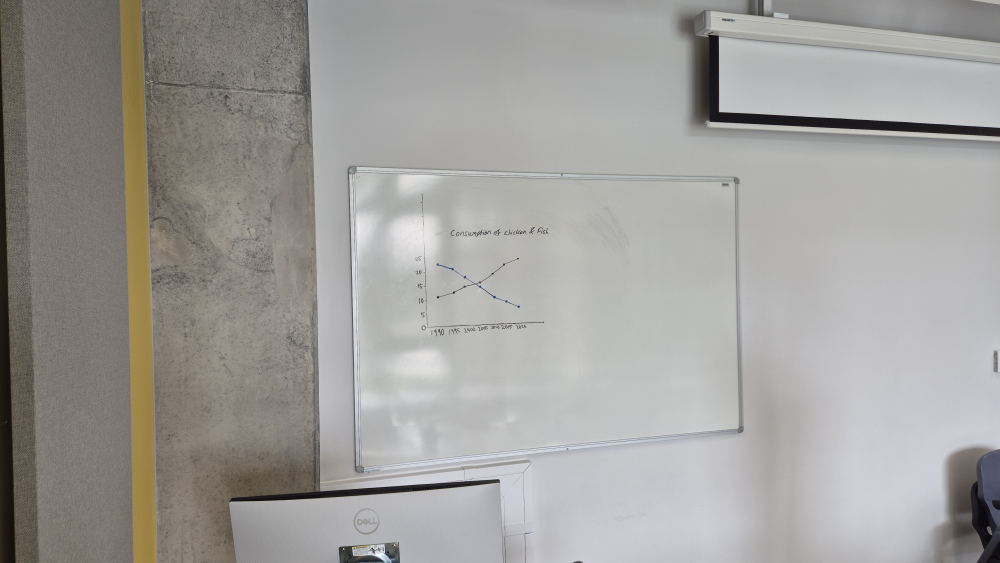
#> input picture sample-images/20261027_120202.jpg, 4000 x 2252 px (shown at 1/4 size)
$ python -i rotation.py   (imports and definitions only)
#> lines starting #> are read from the running program, lines starting #| are printed output that depends on the picture; after the words box and inside, x2 and y2 are one past the last pixel; in counts of white or black regions, pixels touching at a corner belong together
#> further down, picture is the input picture: shape (2252, 4000, 3); mean B, G, R 155.5, 158.6, 160.5
"""Measure how tilted a photo is, so it can be levelled.

    tilt_from_chart_axes(find_long_straight_lines(img))   # bar and line charts: the "L" of the axes
    tilt_from_writing(img, pie)                           # pie charts: no axes, so use the text rows

Tilt is in degrees, positive when the image is tilted counter-clockwise; rotate by minus
that to level it.
"""

from __future__ import annotations

import cv2
import numpy as np


def find_ink(img: np.ndarray) -> np.ndarray:
    """
    Binary mask of marker ink (white = ink). Adaptive thresholding copes with
    the uneven lighting and glare that whiteboard photos nearly always have.
    """
    gray = cv2.cvtColor(img, cv2.COLOR_BGR2GRAY) if img.ndim == 3 else img
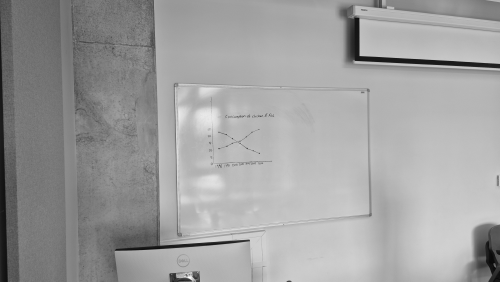
#> gray: shape (2252, 4000) (shown at 1/8 size); min 0, max 255, mean 158.8
    gray = cv2.GaussianBlur(gray, (3, 3), 0)
    block = max(15, (min(gray.shape) // 30) | 1)     # odd, scales with image size
    mask = cv2.adaptiveThreshold(gray, 255, cv2.ADAPTIVE_THRESH_GAUSSIAN_C,
                                 cv2.THRESH_BINARY_INV, block, 15)
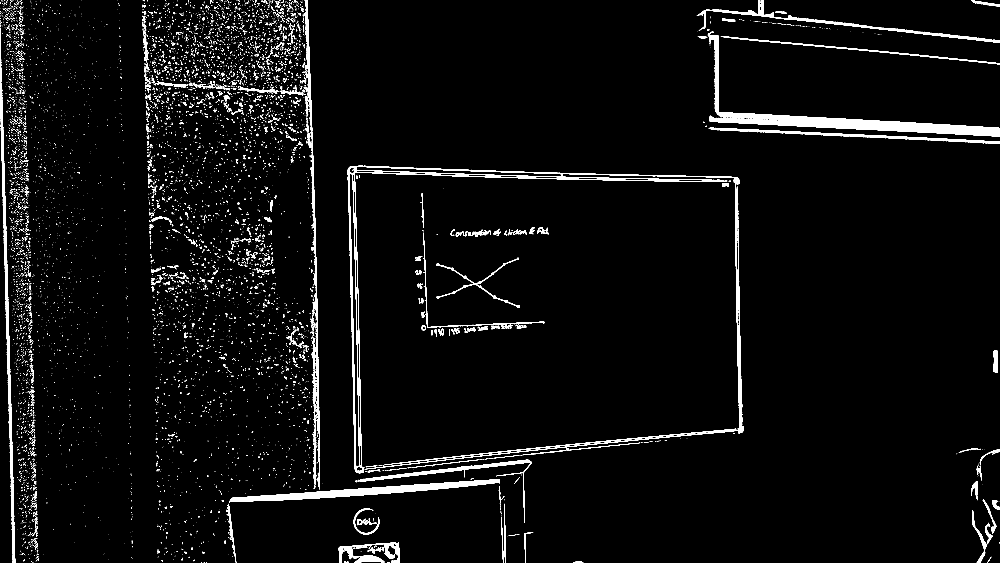
#> mask: shape (2252, 4000) (shown at 1/4 size); 3.3% white; 7743 white regions (6889 under 20 px), largest, box (x1, y1, x2, y2) and area: (2831, 139, 4000, 546) 47708, (1391, 663, 2975, 1893) 39390, (915, 1917, 2000, 2013) 24677
    mask = cv2.morphologyEx(mask, cv2.MORPH_OPEN, np.ones((2, 2), np.uint8))
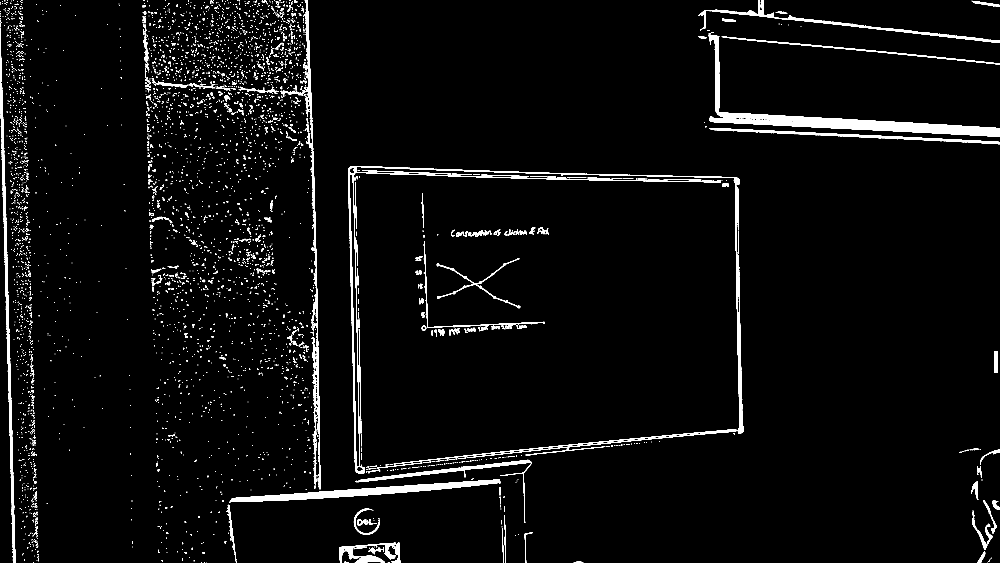
#> mask: shape (2252, 4000) (shown at 1/4 size); 3.1% white; 4448 white regions (3625 under 20 px), largest, box (x1, y1, x2, y2) and area: (2832, 140, 4000, 547) 47588, (1392, 664, 2976, 1894) 32061, (918, 1918, 2001, 2010) 24670
    return _without_ink_touching_the_border(mask)


def _without_ink_touching_the_border(mask: np.ndarray) -> np.ndarray:
    """
    Drop anything touching the image border (board frame, leftover wall, rotation seams).
    Real chart ink sits inside the board.
    """
    count, labels, stats, _ = cv2.connectedComponentsWithStats(mask, connectivity=8)
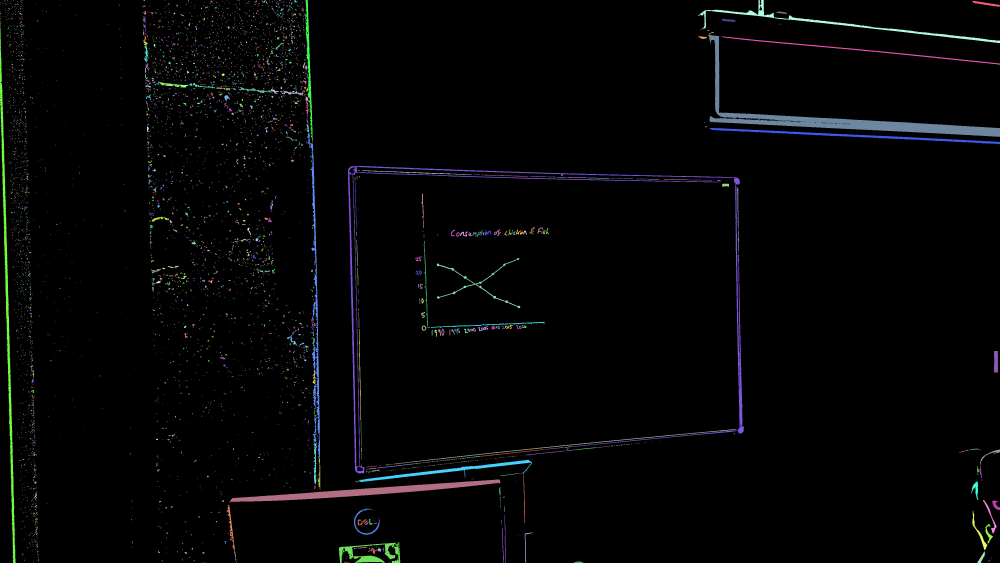
#> labels: shape (2252, 4000) int32 (shown at 1/4 size); 4449 distinct labels, from 0 to 4448; one colour per label, 0 black
#> count = 4449
    h, w = mask.shape
    x, y, bw, bh = (stats[:, i] for i in range(4))
#> x = 4449 values, max 3991 at index 4255, min 0 at index 0, mean 796.8; y = 4449 values, max 2251 at index 4445, min 0 at index 0, mean 837.4; bw = 4449 values, max 4000 at index 0, min 2 at index 2, mean 7.95; bh = 4449 values, max 2252 at index 0, min 1 at index 4445, mean 6.84
    touches = (x <= 1) | (y <= 1) | (x + bw >= w - 1) | (y + bh >= h - 1)
    touches[0] = True                                  # background label
    mask[touches[labels]] = 0
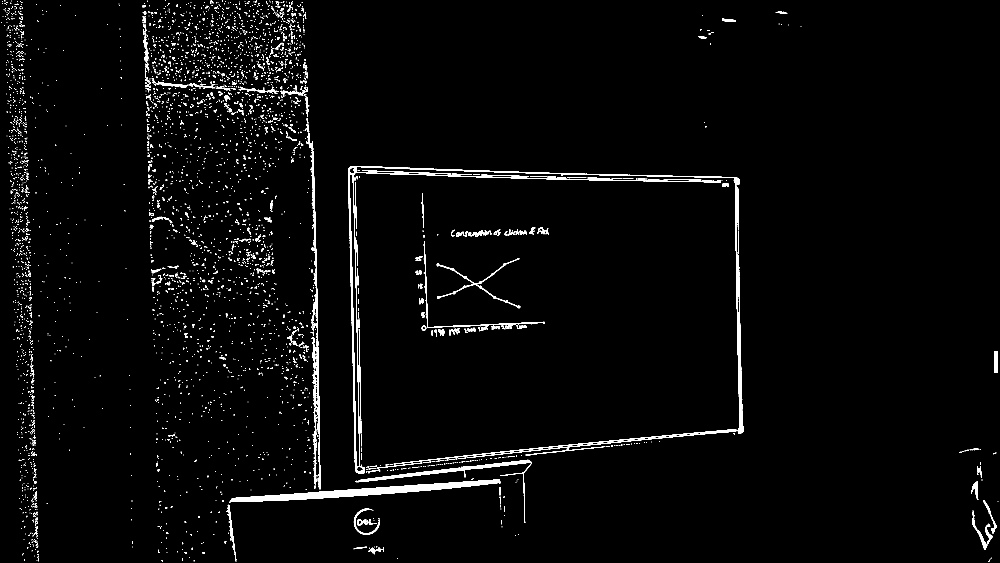
#> mask: shape (2252, 4000) (shown at 1/4 size); 1.9% white; 4399 white regions (3596 under 20 px), largest, box (x1, y1, x2, y2) and area: (1392, 664, 2976, 1894) 32061, (918, 1918, 2001, 2010) 24670, (1229, 533, 1280, 1832) 10906
    return mask


def find_long_straight_lines(img: np.ndarray, min_len_frac: float = 0.25, ignoring_pie=None) -> np.ndarray:
    """Long straight segments of ink, as an Nx4 array of (x1, y1, x2, y2).

    Pass a pie as `ignoring_pie` to leave it out: strokes inside a pie can line up into a
    convincing but false "L".
    """
    mask = find_ink(img)
    if ignoring_pie is not None:
        _erase_the_pie(mask, ignoring_pie)
    h, w = mask.shape
    min_len = int(min_len_frac * min(h, w))
    lines = cv2.HoughLinesP(mask, rho=1, theta=np.pi / 720, threshold=80,
                            minLineLength=min_len,
                            maxLineGap=max(10, min_len // 10))  # bridges wobbly freehand gaps
#> lines = 100 rows, first 6: [1251, 571, 1280, 1901], [1397, 671, 1423, 1885], [924, 1998, 2000, 1932], [1745, 680, 2951, 712], [930, 1992, 1999, 1922], [926, 1996, 2000, 1930]
    return np.empty((0, 4), int) if lines is None else lines.reshape(-1, 4)


# [165 lines left out: functions tilt_from_chart_axes, _segments_near_level_or_upright, _is_first_segment_of_its_line, _longest_corner_pair, _segments_meet_in_a_corner, _distance_from_point_to_segment and 5 more, not called in this run]

>>> import cv2
>>> picture = cv2.imread('../../../sample-images/20261027_120202.jpg')
>>> result = find_long_straight_lines(picture)
#> result has the same summary as lines in find_long_straight_lines

$ run again, on sample-images/20261027_120212.jpg
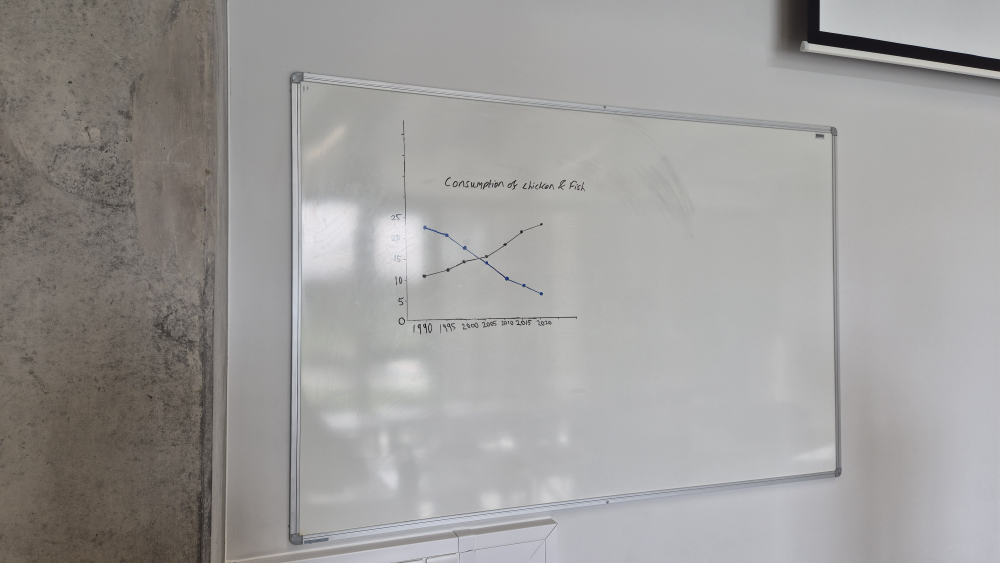
#> input picture sample-images/20261027_120212.jpg, 4000 x 2252 px (shown at 1/4 size)
#> picture is the input picture: shape (2252, 4000, 3); mean B, G, R 154.1, 155.5, 157.3
#> in _without_ink_touching_the_border, `count, labels, stats, _ = cv2.connectedComponentsWithStats(mask, conne..`:
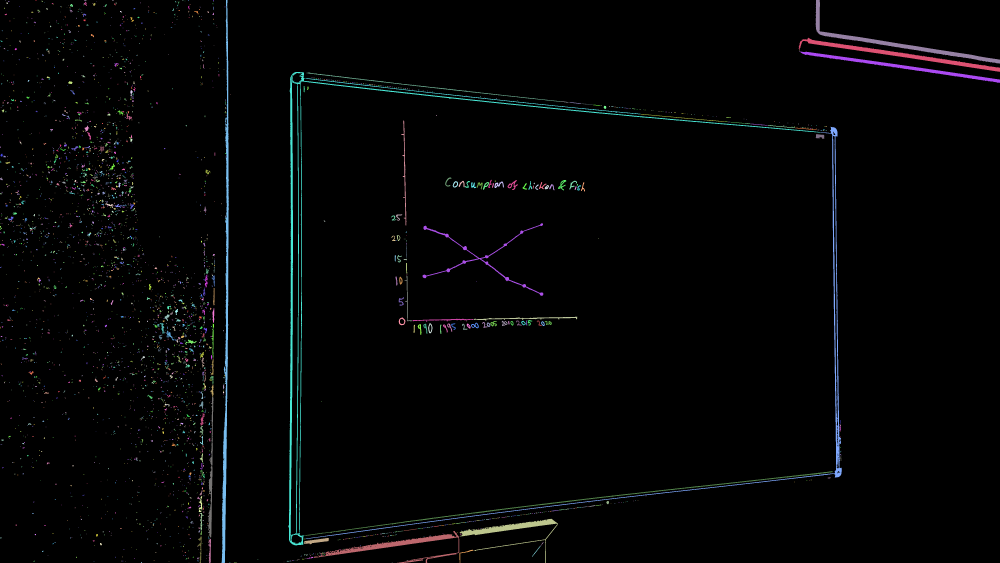
#> labels: shape (2252, 4000) int32 (shown at 1/4 size); 3285 distinct labels, from 0 to 3284; one colour per label, 0 black
#> count = 3285
#> x = 3285 values, max 3362 at index 2708, min 0 at index 0, mean 667.4; y = 3285 values, max 2251 at index 3281, min 0 at index 0, mean 1118.2; bw = 3285 values, max 4000 at index 0, min 2 at index 3, mean 10.26; bh = 3285 values, max 2252 at index 0, min 1 at index 3281, mean 8.16
#> in _without_ink_touching_the_border, `mask[touches[labels]] = 0`:
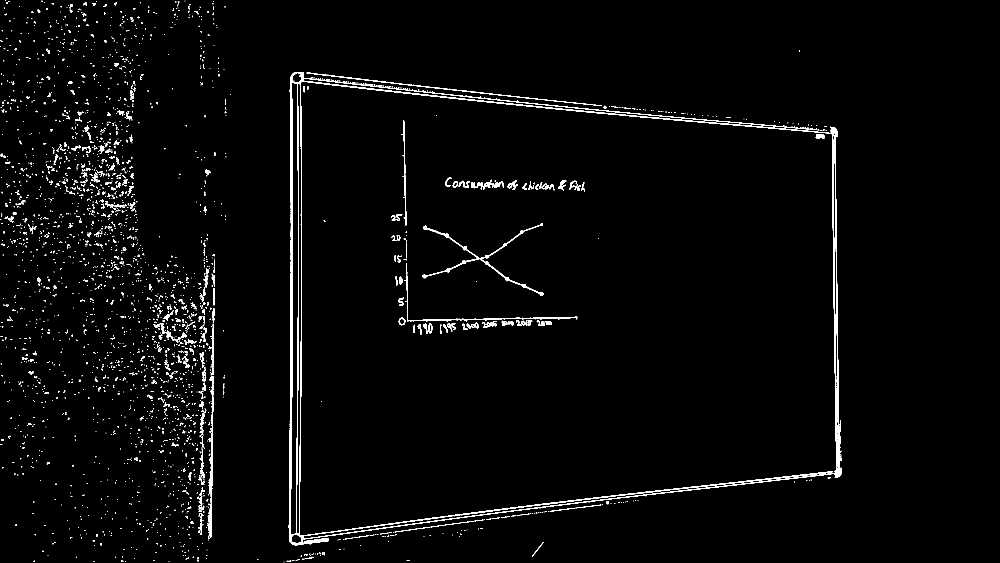
#> mask: shape (2252, 4000) (shown at 1/4 size); 1.7% white; 3249 white regions (2474 under 20 px), largest, box (x1, y1, x2, y2) and area: (1153, 288, 3282, 2182) 35398, (1223, 507, 3367, 2156) 19290, (1220, 1885, 3332, 2143) 8125
#> lines = 60 rows, first 6: [1159, 2166, 1167, 299], [1162, 2170, 1169, 490], [2150, 417, 3349, 528], [1160, 2168, 1168, 394], [3327, 508, 3346, 1908], [3338, 510, 3356, 1906]
#> result has the same summary as lines in find_long_straight_lines

$ run again, on sample-images/20261027_121850.jpg
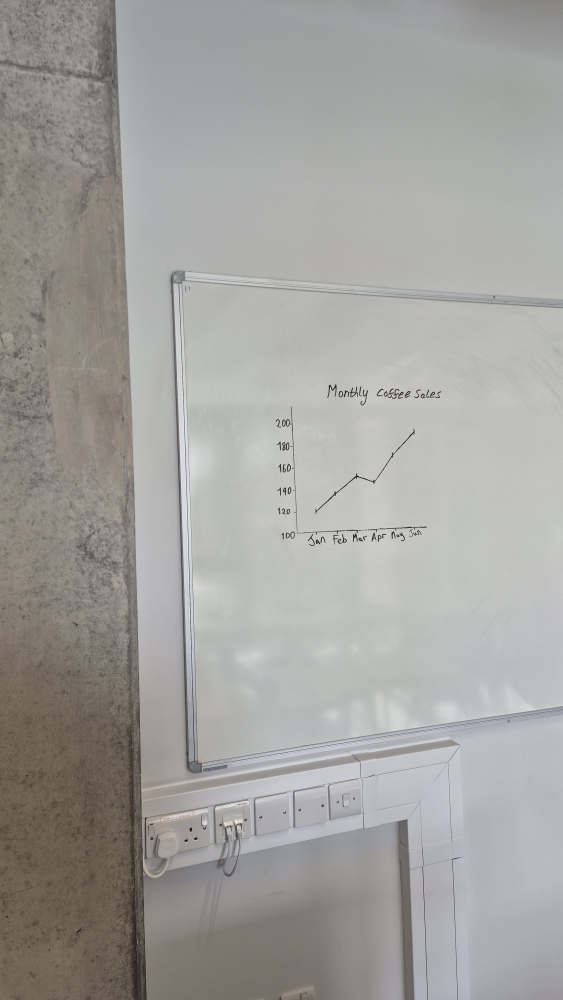
#> input picture sample-images/20261027_121850.jpg, 2252 x 4000 px (shown at 1/4 size)
#> picture is the input picture: shape (4000, 2252, 3); mean B, G, R 158.6, 161.5, 163.1
#> in _without_ink_touching_the_border, `count, labels, stats, _ = cv2.connectedComponentsWithStats(mask, conne..`:
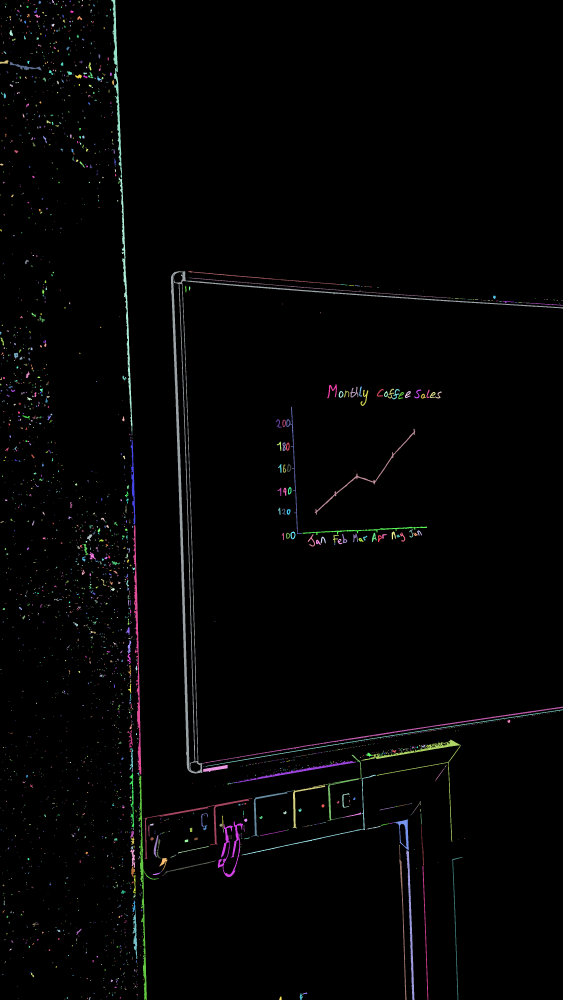
#> labels: shape (4000, 2252) int32 (shown at 1/4 size); 2690 distinct labels, from 0 to 2689; one colour per label, 0 black
#> count = 2690; stats = 2690 rows, first 6: [0, 0, 2252, 4000, 8796320], [111, 0, 4, 5, 17], [208, 0, 8, 12, 66], [328, 0, 4, 5, 17], [359, 0, 2, 3, 6], [445, 0, 43, 713, 6263]
#> x = 2690 values, max 2251 at index 522, min 0 at index 0, mean 532.1; y = 2690 values, max 3999 at index 2688, min 0 at index 0, mean 2295.1; bw = 2690 values, max 2252 at index 0, min 1 at index 522, mean 9.68; bh = 2690 values, max 4000 at index 0, min 1 at index 2688, mean 11.72
#> in _without_ink_touching_the_border, `mask[touches[labels]] = 0`:
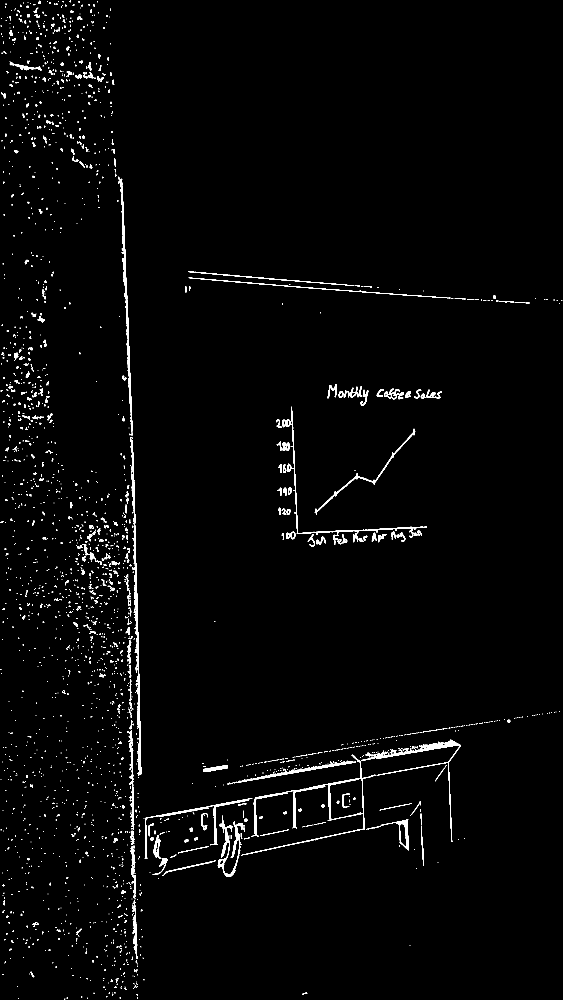
#> mask: shape (4000, 2252) (shown at 1/4 size); 1.5% white; 2656 white regions (1888 under 20 px), largest, box (x1, y1, x2, y2) and area: (532, 2100, 565, 3098) 7589, (475, 710, 530, 1727) 7140, (1445, 2959, 1842, 3366) 6084
#> lines = 49 rows, first 6: [486, 715, 515, 1549], [487, 715, 519, 1614], [490, 755, 523, 1696], [525, 1606, 564, 3096], [522, 1533, 563, 3097], [521, 1512, 562, 3094]
#> result has the same summary as lines in find_long_straight_lines
